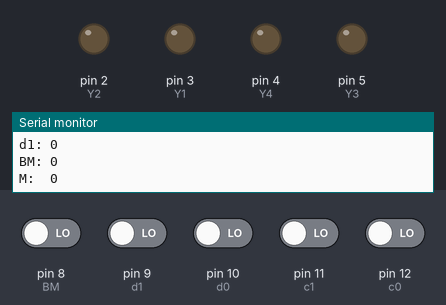
Simulated run of this sketch. Board: Arduino Mega 2560, built with avr-gcc and run on an emulated ATmega2560. Shown: output pins drawn as LEDs (lit = HIGH), the last lines printed to the serial monitor. Dashed ring = blinking. The test bench sets the inputs (shaded band); at power-on: pin 8 (BM), pin 9 (d1), pin 10 (d0), pin 11 (c1), pin 12 (c0) LOW.

Above: at 2.8 s.
2.9 s: pin 9 (d1) driven HIGH and pin 11 (c1) driven HIGH
At 3.8 s:
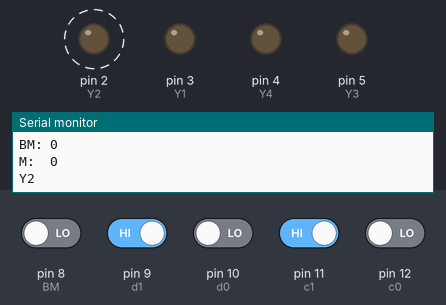
7.0 s: pin 12 (c0) driven HIGH
At 10.6 s:
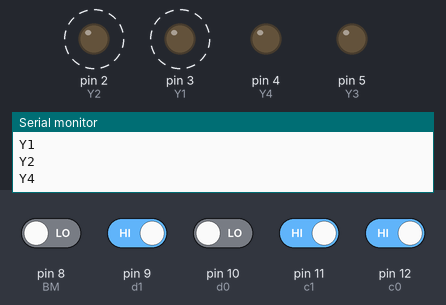
11.1 s: pin 9 (d1) driven LOW
At 11.6 s:
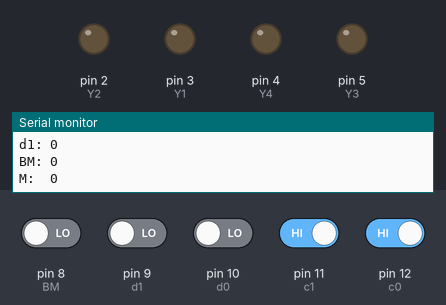
15.2 s: pin 9 (d1) driven HIGH
At 16.7 s:
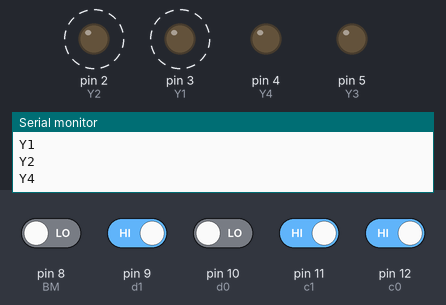
19.3 s: pin 11 (c1) driven LOW
23.4 s: pin 12 (c0) driven LOW
At 23.9 s:
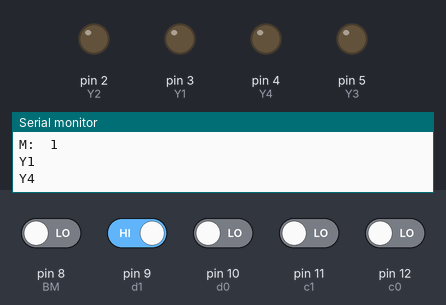
Timing chart, 0 to 25.9 s (numbered marks = the images above; inputs shaded):
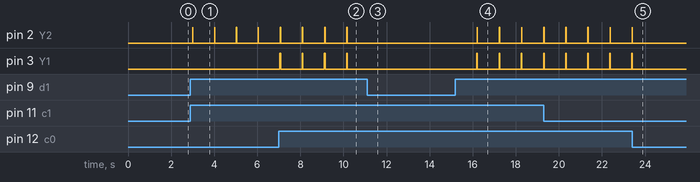

Measured:
- after the input at 2.9 s, pin 2 (Y2): alternates HIGH for 0.01 s and LOW for 1.0 s, starting after 0.11 s
- after the input at 7.0 s, pin 3 (Y1): alternates HIGH for 0.03 s and LOW for 1.0 s, starting after 0.05 s
- after the input at 11.1 s, pin 2 (Y2), pin 3 (Y1): stops changing and stays LOW
- after the input at 15.2 s, pin 2 (Y2): alternates HIGH for 0.02 s and LOW for 1.0 s, starting after 1.0 s; pin 3 (Y1): alternates HIGH for 0.03 s and LOW for 1.0 s, starting after 0.99 s
- after the input at 23.4 s, pin 2 (Y2), pin 3 (Y1): goes on until 23.4 s, then stays LOW

The sketch:

MEGA.ino
```cpp
#include <Arduino.h>

int c0=12;
int c1=11;
int d0=10;
int d1=9;
int BM=8;

int Y1=3;
int Y2=2;
int Y3=5;
int Y4=4;

int a0;
int a1;
int b0;
int b1;
int bm;
int y1;
int y2;
int y3;
int y4;
int m;

void setup() {
  pinMode(c0, INPUT);
  pinMode(c1, INPUT);
  pinMode(d0, INPUT);
  pinMode(d1, INPUT);
  pinMode(BM, INPUT);
  pinMode(Y1, OUTPUT);
  pinMode(Y2, OUTPUT);
  pinMode(Y3, OUTPUT);
  pinMode(Y4, OUTPUT);
  Serial.begin(9600);
}

void loop() {
  a0=digitalRead(c0);
  a1=digitalRead(c1);
  b0=digitalRead(d0);
  b1=digitalRead(d1);
  bm=digitalRead(BM);

  Serial.print("c0: ");
  Serial.println(a0);
  Serial.print("c1: ");
  Serial.println(a1);
  Serial.print("d0: ");
  Serial.println(b0);
  Serial.print("d1: ");
  Serial.println(b1);
  Serial.print("BM: ");
  Serial.println(bm);
  Serial.print("M:  ");
  Serial.println(m);
  Serial.println("\n\n\n");

  if(((a0&&b0&bm&(!m))||(a0&&b1))==1){
    digitalWrite(Y1, HIGH);
    Serial.println("Y1");
    delay(10);
  }

  if (((a1&&b0&&(!m))||(a1&&b1))==1){
    digitalWrite(Y2, HIGH);
    Serial.println("Y2");
    delay(10);
  }

  if (((a1&&b0)||(b0&&a1&&m))==1){
    digitalWrite(Y3, HIGH);
    Serial.println("Y3");
    delay(10);
  }

  if (((b1&&a0)||(b0&&a1&&m))==1){
    digitalWrite(Y2, HIGH);
    Serial.println("Y4");
    delay(10);
  }
 apagar();
  if ((a0&&b1)==1){
    m=1;
  }
  if ((a1&&b1)==1){
    m=0;
  }
  delay(1000);
}

void apagar(){
    digitalWrite(Y1, LOW);
    digitalWrite(Y2, LOW);
    digitalWrite(Y3, LOW);
    digitalWrite(Y4, LOW);
    delay(1);
}
```
